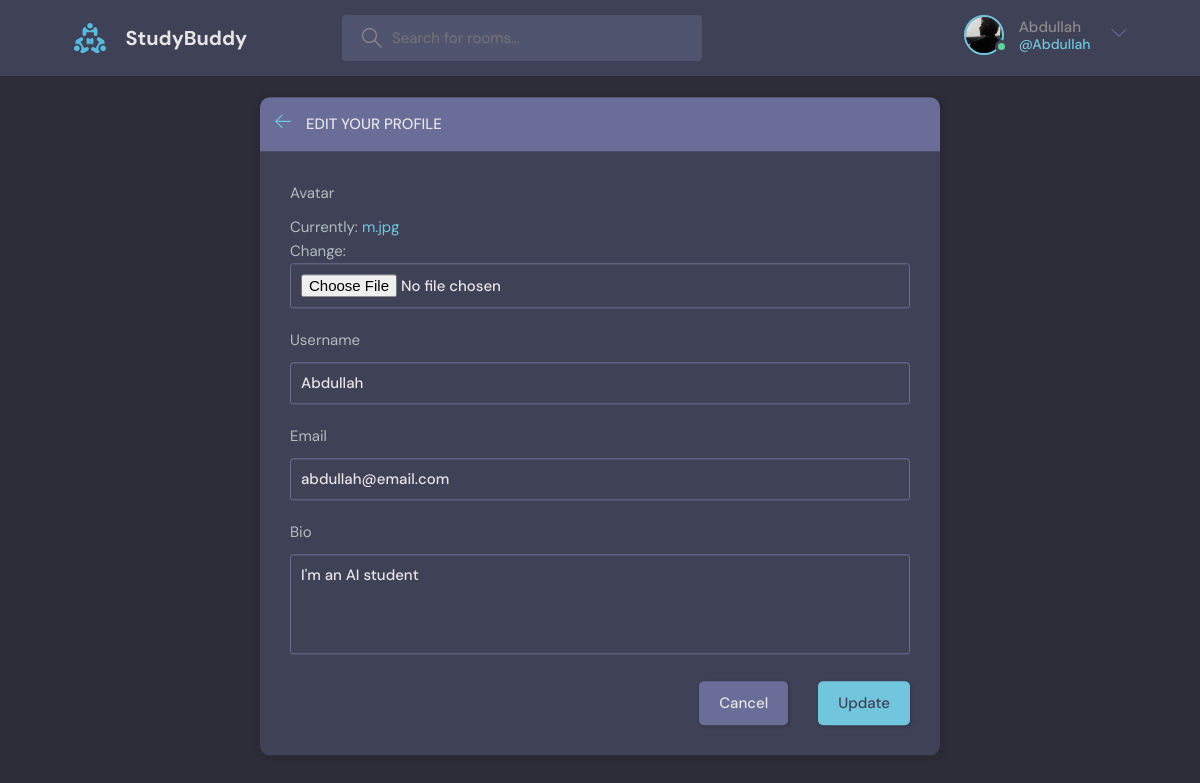
The app's page /updateUser/ (signed in) with its own data.
### base/models.py (models this page shows)
class User(AbstractUser):
    name = models.CharField(max_length=200,null=True)
    email = models.EmailField(unique=True,null=True)
    bio = models.TextField(null=True)
    avatar = models.ImageField(default='avatar.svg',null=True)
    REQUIRED_FIELDS = []

### base/views.py (the view)
# urls.py: path('updateUser/',views.UpdateUser,name="UpdateUser"),
@login_required(login_url='login_page')
def UpdateUser(request):
    user = request.user
    form = UserForm(instance=user)
    if request.method == 'POST':
        form = UserForm(request.POST,instance=user)
        if form.is_valid():
            form.save()
            return redirect('userProfile', pk = user.id)
    return render(request,'base/edit-user.html', {'form' : form})

### base/forms.py
class UserForm(ModelForm):
    class Meta:
        model = User
        fields = ['avatar','username', 'email','bio']

### base/templates/base/edit-user.html (shortened to what this page needs)
{% extends 'main.html' %}
{% block content %}
    <main class="update-account layout">
        <div class="container">
            <div class="layout__box">
                <div class="layout__boxHeader">
                    <div class="layout__boxTitle">
                        <a href="{% url 'userProfile' user.id %}">
                            <svg version="1.1" xmlns="http://www.w3.org/2000/svg" width="32" height="32"
                                viewBox="0 0 32 32">
                                <title>arrow-left</title>
                                <path
                                    d="M13.723 2.286l-13.723 13.714 13.719 13.714 1.616-1.611-10.96-10.96h27.625v-2.286h-27.625l10.965-10.965-1.616-1.607z">
                                </path>
                            </svg>
                        </a>
                        <h3>Edit your profile</h3>
                    </div>
                </div>
                <div class="layout__body">
                    <form class="form" action="" method="POST" >
                        {% for field in form %}
                        <div class="form__group">
                            <label for="profile_pic">{{field.label}}</label>
                          <span>{{field}}</span>
                         </div>
                        {% endfor %}
                        <div class="form__action">
                            <a class="btn btn--dark" href="{%  url 'userProfile' user.id %}">Cancel</a>
                            <button class="btn btn--main" type="submit">Update</button>
                        </div>
                    </form>
                </div>
            </div>
        </div>
    </main>
{% endblock content  %}

### templates/navbar.html (shortened to what this page needs)
{% load static %}
<header class="header header--loggedIn">
  <div class="container">
    <a href="/" class="header__logo">
      <img src="{% static 'images/logo.svg' %}" />
      <h1>StudyBuddy</h1>
    </a>
    <form class="header__search" action="{% url 'home' %}" method="GET">
      <label>
        <input name="q" placeholder="Search for rooms..." />
      </label>
    </form>
    <nav class="header__menu">
      {% if request.user.is_authenticated %}
      <div class="header__user">
        <a href="{% url 'userProfile' request.user.id %}">
          <div class="avatar avatar--medium active">
            <img src="{{request.user.avatar.url}}" />
          </div>
          <p>{{request.user}}<span>@{{request.user}}</span></p>
        </a>
        <button class="dropdown-button">
          <svg
            version="1.1"
            xmlns="http://www.w3.org/2000/svg"
            width="32"
            height="32"
            viewBox="0 0 32 32"
          >
            <title>chevron-down</title>
            <path d="M16 21l-13-13h-3l16 16 16-16h-3l-13 13z"></path>
          </svg>
        </button>
      </div>
      {% else %}
      <a href="{% url 'login_page' %}">
        <img src="{% static 'images/avatar.svg' %}" />
        <p>Login</p>
      </a>
      {% endif %}
    </nav>
  </div>
</header>

### records on screen
User: user.avatar (picture), user "Abdullah", form "Abdullah" "abdullah@email.com" "I'm an AI student"

### other values on screen
{{ field.label }} "Avatar" "Username" "Email" "Bio"
